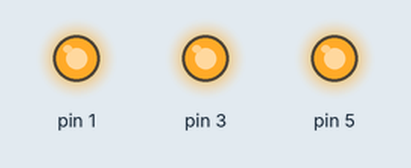
Simulated run of this sketch. Board: Arduino Uno, built with avr-gcc and run on an emulated ATmega328P. Parts: output pins drawn as LEDs (lit = HIGH).

Above: at 0.1 s.
Timing chart, 0 to 1.6 s (numbered marks = the images above):
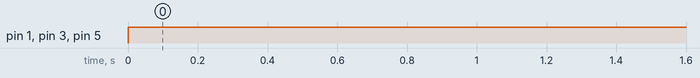

The sketch:

PCF8574_button_LED_test.ino
```cpp
#include "Arduino.h"
#include "PCF8574.h"
PCF8574 pcf8574(0x20);
//PCF8574 pcf8574(0x20, D2(5), D1(4)); //PCF8574(주소 값, SDA, SCL)

const int button1 = P0;
const int button2 = P1;
const int button3 = P2;
int redPin = P3;
int greenPin = P4;
int bluePin = P5;

void setup() {
    pcf8574.pinMode(button1, INPUT_PULLUP);
    pcf8574.pinMode(button2, INPUT_PULLUP);
    pcf8574.pinMode(button3, INPUT);
    pcf8574.pinMode(redPin, OUTPUT);
    pcf8574.pinMode(greenPin, OUTPUT);
    pcf8574.pinMode(bluePin, OUTPUT);
    pcf8574.begin(); //처음에 안써서 실행 안됨(주의)
}

void loop() {
  if(pcf8574.digitalRead(button1)==LOW){
    setColor(0, 1, 1); //빨
  }
  else if(pcf8574.digitalRead(button2)==LOW){
    setColor(1, 0, 1); //녹
  }
  else if(pcf8574.digitalRead(button3)==LOW){
    setColor(1, 1, 0); //파
  }
  else{
    setColor(1, 1, 1); //off
  }
  delay(1000);
}
void setColor(int red, int green, int blue)
{
  pcf8574.digitalWrite(redPin, red);
  pcf8574.digitalWrite(greenPin, green);
  pcf8574.digitalWrite(bluePin, blue);
}
```

Measured:
- by itself, pin 1, pin 3, pin 5: LOW → HIGH at 0.00 s
